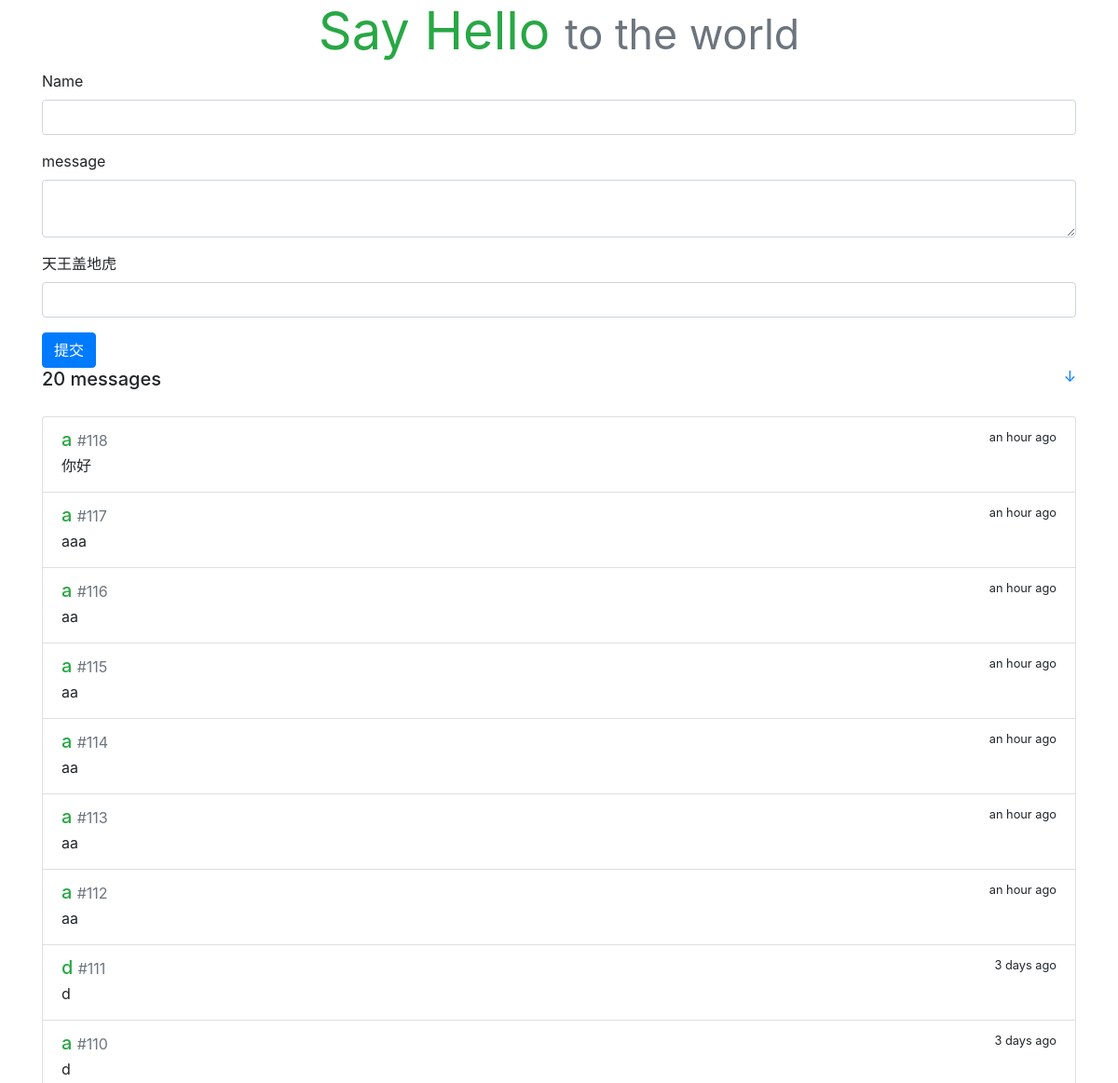
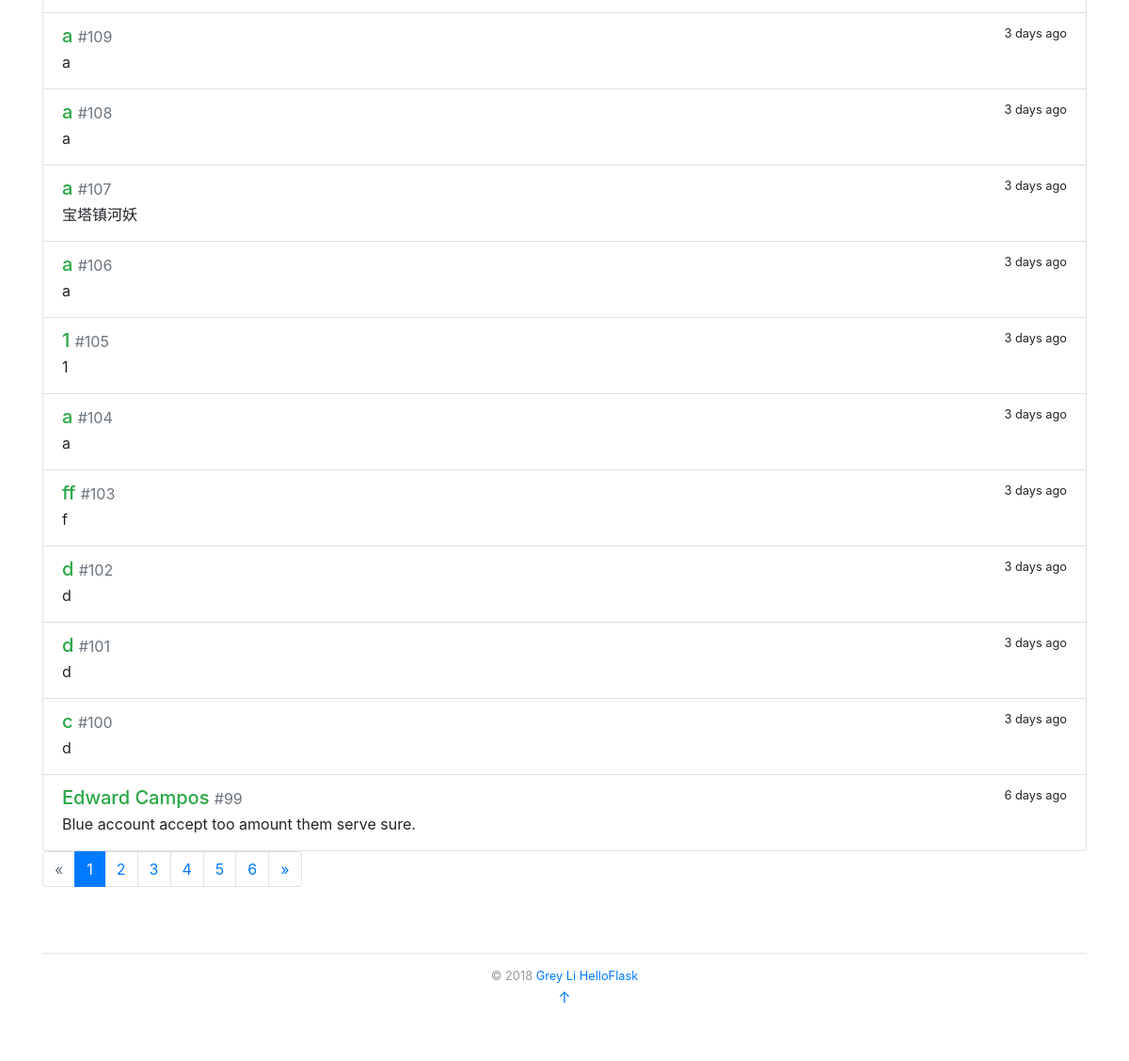
The page / on the database its author committed (2 pictures, top to bottom).
### sayhello/models.py (models this page shows)
class Message(db.Model):
    id = db.Column(db.Integer, primary_key=True)
    name = db.Column(db.String(20))
    body = db.Column(db.String(200))
    timestamp = db.Column(db.DateTime, default=datetime.utcnow, index=True)

### sayhello/views.py (the view, shortened to what this page needs)
@app.route('/', methods=['GET', 'POST'])
def index():
    form = HelloForm()
    page = request.args.get('page', 1, type=int)
    per_page = app.config['PER_PAGE']
    pagination = Message.query.order_by(Message.timestamp.desc()).paginate(page, per_page)
    messages = pagination.items
    return render_template('index.html', form=form, messages=messages, pagination=pagination)

### sayhello/forms.py (shortened to what this page needs)
class HelloForm(FlaskForm):
    name = StringField('Name', validators=[DataRequired(message=u'abc'), Length(1, 20)])
    message = TextAreaField('message', validators=[DataRequired(), Length(1, 200)])
    body = StringField('天王盖地虎', validators=[DataRequired()])
    submit = SubmitField('提交')

### sayhello/templates/index.html
{% extends 'base.html' %}
{% from 'bootstrap/form.html' import render_form, form_errors %}
{% from 'bootstrap/pagination.html' import render_pagination %}
{% from 'macro.html' import from_field %}
{% block content %}
    <div class="hello-form">
        {{ render_form(form, action=request.full_path) }}
    </div>
    <h5>{{ messages|length }} messages
        <small class="float-right">
            <a href="#bottom" title="Go Bottom">&darr;</a>
        </small>
    </h5>
    <div class="page-header">
        <div class="list-group">
            {% for message in messages %}
                <a class="list-group-item list-group-item-action flex-column">
                    <div class="d-flex w-100 justify-content-between">
                        <h5 class="mb-1 text-success">{{ message.name }}
                            <small class="text-muted">
                                #{{ ( pagination.total - (pagination.page - 1) * config['PER_PAGE'] - loop.index ) }}</small>
                        </h5>
                        <small data-toggle="tooltip" data-placement="top"
                               data-timestamp="{{ message.timestamp.strftime('%Y-%m-%dT%H:%M:%SZ') }}"
                               data-delay="500">{{ moment(message.timestamp).fromNow(refresh=True) }}</small>
                    </div>
                    <p class="mb-1">{{ message.body }}</p>
                </a>
            {% endfor %}
        </div>
        {% if messages %}
            {{ render_pagination(pagination) }}
        {% endif %}
    </div>
{% endblock %}

### sayhello/templates/base.html (shortened to what this page needs)
<!DOCTYPE html>
<html lang="en">
<head>
    <link rel="stylesheet" href="{{ url_for('static',filename='css/bootstrap.min.css') }}" type="text/css">
    <link rel="stylesheet" href="{{ url_for('static', filename='css/style.css') }}" type="text/css">
</head>
<body>
<main class="container">
    <header>
        <h1 class="text-center display-4">
            <a href="{{ url_for('index') }}" class="text-success"><strong>Say Hello</strong></a>
            <small class="text-muted sub-title">to the world</small>
        </h1>
    </header>
    {% block content %}
    {% endblock %}
    <footer class="text-center">
        {% block footer %}
            <small>&copy; 2018 <a href="http://greyli.com" title="Written by Grey Li">Grey Li</a>
            <a href="http://helloflask.com" title="A HelloFlask Project">HelloFlask</a>
            </small>
            <p><a id="bottom" href="#" title="Go Top">&uarr;</a></p>
        {% endblock %}
    </footer>
</main>
</body>
</html>

### sayhello/static/css/style.css (style rules this page uses)
nav { margin-bottom: 20px; }
.page-header { padding-top: 20px; padding-bottom: 20px; }
footer { margin-top: 30px; padding: 10px 0 40px; color: #999; border-top: 1px solid #e5e5e5; }

### rows shown on the page
Message: name "a", total "118", timestamp "an hour ago", body "你好"
Message: name "a", total "117", timestamp "an hour ago", body "aaa"
Message: name "a", total "116", timestamp "an hour ago", body "aa"
Message: name "a", total "115", timestamp "an hour ago", body "aa"
Message: name "a", total "114", timestamp "an hour ago", body "aa"
Message: name "a", total "113", timestamp "an hour ago", body "aa"
Message: name "a", total "112", timestamp "an hour ago", body "aa"
Message: name "d", total "111", timestamp "3 days ago", body "d"
Message: name "a", total "110", timestamp "3 days ago", body "d"
Message: name "a", total "109", timestamp "3 days ago", body "a"
Message: name "a", total "108", timestamp "3 days ago", body "a"
Message: name "a", total "107", timestamp "3 days ago", body "宝塔镇河妖"
Message: name "a", total "106", timestamp "3 days ago", body "a"
Message: name "1", total "105", timestamp "3 days ago", body "1"
Message: name "a", total "104", timestamp "3 days ago", body "a"
Message: name "ff", total "103", timestamp "3 days ago", body "f"
Message: name "d", total "102", timestamp "3 days ago", body "d"
Message: name "d", total "101", timestamp "3 days ago", body "d"
Message: name "c", total "100", timestamp "3 days ago", body "d"
Message: name "Edward Campos", total "99", timestamp "6 days ago", body "Blue account accept too amount them serve sure."

### other values the page prints
{{ messages|length }} "20"
{{ render_pagination(pagination) }} "« 1 2 3 4 5 6 »"
